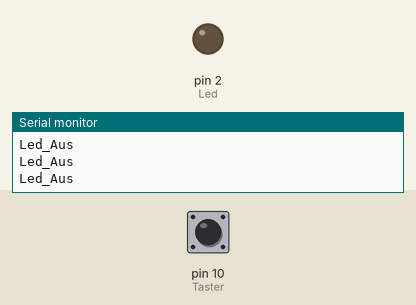
Recording of a sketch running on a simulated Arduino Uno, built with avr-gcc and run on an emulated ATmega328P. Parts: output pins drawn as LEDs (lit = HIGH), the last lines printed to the serial monitor. The inputs (shaded band) are chosen by the test bench; at power-on: pin 10 (Taster) LOW.

Above: at 1.2 s.
1.3 s: pin 10 (Taster) pulled HIGH for 0.35 s
At 1.56 s:
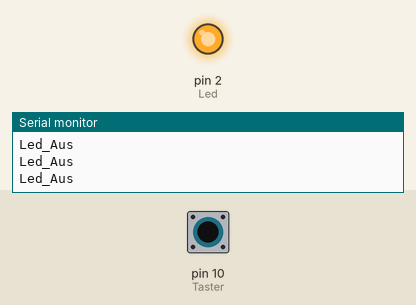
3.2 s: pin 10 (Taster) pulled HIGH for 3.2 s
At 7.8 s:
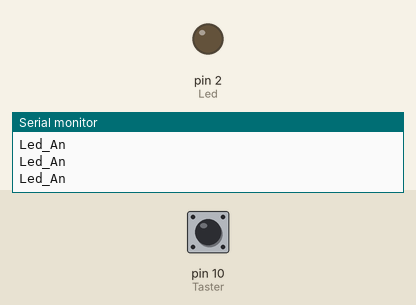
Timing chart, 0 to 9.3 s (numbered marks = the images above; inputs shaded):
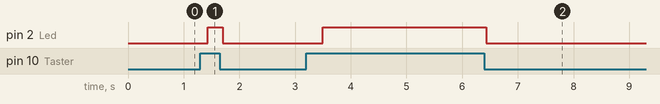

Measured:
- after the input at 1.3 s, pin 2 (Led): LOW → HIGH after 0.13 s, → LOW 0.27 s later
- after the input at 3.2 s, pin 2 (Led): LOW → HIGH after 0.30 s, → LOW 2.9 s later

The sketch:

Test_Taster.ino
```cpp
#define Led 2
#define Taster 10
boolean eingabe = 0;


void setup() {
  // put your setup code here, to run once:

  pinMode(Led, OUTPUT);
  pinMode(Taster, INPUT);
  Serial.begin(300);
}

void loop() {
  // put your main code here, to run repeatedly:

  eingabe = digitalRead(Taster);
  digitalWrite(Led, eingabe);

  if(eingabe ==1)
  {
   Serial.println("Led_An");
   //delay(1000);
  }
  else
  {
    Serial.println("Led_Aus");
    //delay(1000);
  }
}
```
